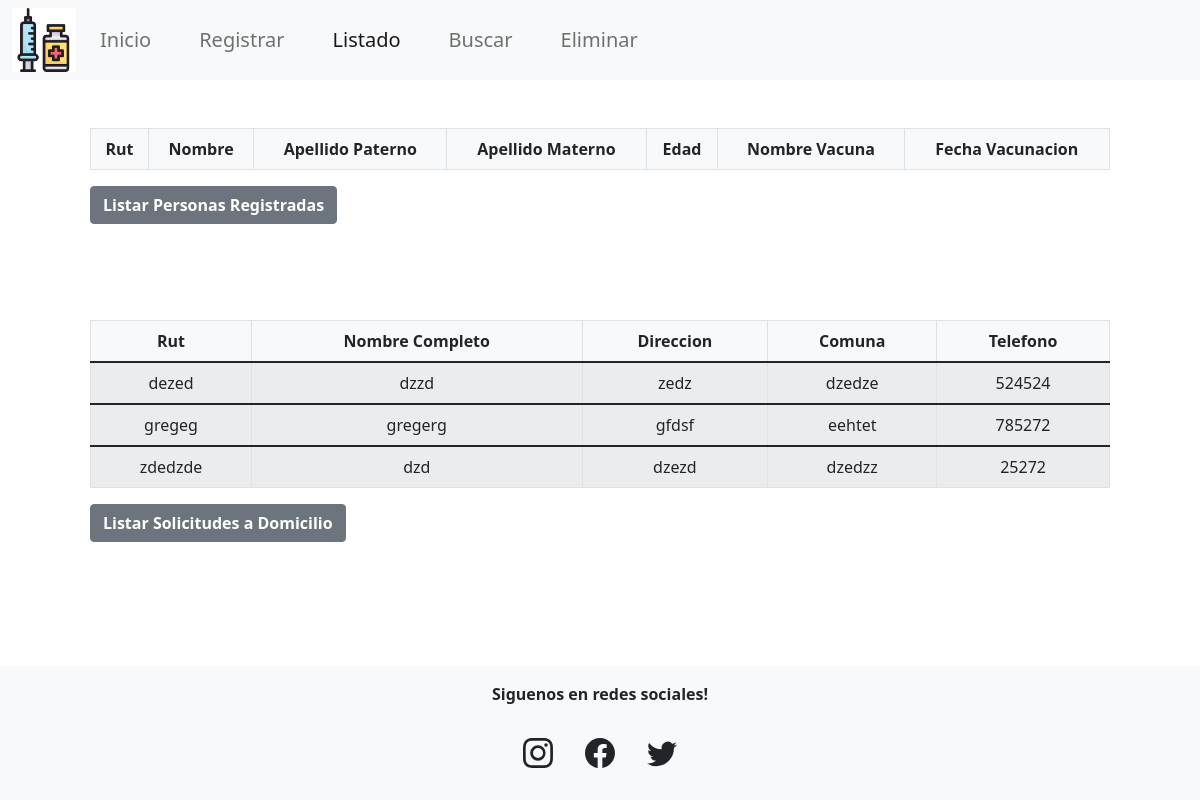
Screenshot of /listar_domicilios/ with the database file from the repository.
### app_gestion/models.py (models this page shows)
class Vac_Domicilio(models.Model):
    rut=models.CharField(max_length=10)
    nombre_completo=models.CharField(max_length=30)
    direccion=models.CharField(max_length=100)
    comuna=models.CharField(max_length=30)
    telefono=models.IntegerField()

### app_gestion/views.py (the view)
# urls.py: path('listar_domicilios/', views.listar_domicilios),
def listar_domicilios(request):
    datos = Vac_Domicilio.objects.all()
    return render(request, "listar.html",{'Vac_Domicilios':datos})

### app_gestion/templates/listar.html (shortened to what this page needs)
{% load static %}
<!DOCTYPE html>
<html lang="en">
<head>
    <link rel="stylesheet" href="{% static '/css/estilos.css' %}" type="text/css">
    <link href="https://cdn.jsdelivr.net/npm/bootstrap@5.1.3/dist/css/bootstrap.min.css" rel="stylesheet">
</head>
<body id="bg" style="background-image: url('{% static 'img/body_background.jpg' %}')">
  <header>
    <nav class="container-fluid navbar navbar-expand-lg navbar-light bg-light">
        <img src="{% static 'img/logo.png' %}" height="64" width="64" alt="">
        <div class="collapse navbar-collapse" id="navbarSupportedContent">
            <ul class="navbar-nav me-auto mb-2 mb-lg-0">
                <li class="nav-item px-3 lead">
                    <a class="nav-link"  href="/index/">Inicio</a>
                </li>
                <li class="nav-item px-3 lead">
                    <a class="nav-link" href="/ingresar_persona/">Registrar</a>
                </li>
                <li class="nav-item px-3 lead">
                    <a class="nav-link active" href="/listar/">Listado</a>
                </li>
                <li class="nav-item px-3 lead">
                    <a class="nav-link" aria-current="page" href="/busqueda_personas/">Buscar</a>
                </li>
                <li class="nav-item px-3 lead">
                  <a class="nav-link" aria-current="page" href="/eliminar_personas/">Eliminar</a>
              </li>
            </ul>
        </div>
    </nav>
  </header>
    <div class="container">
      <div class="row">
        <div class="col-lg-12">
          <form action="/listar_personas/" method="get" class="p-5">
            <div class="table-responsive">
              <table class="table table-striped table-bordered table-condensed bg-light" style="width:100%">
                <thead class="text-center">
                    <th>Rut</th>
                    <th>Nombre</th>
                    <th>Apellido Paterno</th>
                    <th>Apellido Materno</th>
                    <th>Edad</th>
                    <th>Nombre Vacuna</th>
                    <th>Fecha Vacunacion</th>
                </thead>
              </table>
            </div>
            <div class="col-auto">
              <button type="submit" class="btn btn-secondary boton">Listar Personas Registradas</button>
            </div>
        </form>
        </div>
      </div>
    </div>
        <div class="container">
            <div class="row">
              <div class="col-lg-12">
                <form action="/listar_domicilios/" method="get" class="p-5">
                  <div class="table-responsive">
                    <table class="table table-striped table-bordered table-condensed bg-light" style="width:100%">
                      <thead class="text-center">
                          <th>Rut</th>
                          <th>Nombre Completo</th>
                          <th>Direccion</th>
                          <th>Comuna</th>
                          <th>Telefono</th>
                      </thead>
                      {% if Vac_Domicilios %}
                      {% for vac in Vac_Domicilios %}
                      <tbody>
                          <tr>
                              <td><div class="text-center">{{vac.rut}}</div></td>
                              <td><div class="text-center">{{vac.nombre_completo}}</div></td>
                              <td><div class="text-center">{{vac.direccion}}</div></td>
                              <td><div class="text-center">{{vac.comuna}}</div></td>
                              <td><div class="text-center">{{vac.telefono}}</div></td>
                          </tr>
                      </tbody>
                      {% endfor %}
                      {% endif %}
                    </table>
                  </div>
                  <div class="col-auto">
                    <button type="submit" class="btn btn-secondary boton">Listar Solicitudes a Domicilio</button>
                  </div>
              </form>
              </div>
            </div>
          </div>
  <footer class="container-fluid bg-light p-3">
    <p class="text-center fw-bold">Siguenos en redes sociales!</p>
    <div class="d-flex justify-content-center p-3">
        <a href="https://www.instagram.com" class="px-3 text-dark">
        <a href="https://www.facebook.com" class="px-3 text-dark">
        </a>
        <a href="https://www.twitter.com" class="px-3 text-dark">
        </a>
        </div>
</footer>
</html>

### app_gestion/static/css/estilos.css (style rules this page uses)
#bg { background-repeat: no-repeat; background-position: top; background-size: cover; background-attachment: fixed; }
.boton { background: #222A3F; padding: 10px; font-size: 16px; font-weight: 700 !important; color: white; }
footer { position:fixed; left:0px; bottom:0px; }

### rows the page displays
Vac_Domicilio: rut "dezed", nombre_completo "dzzd", direccion "zedz", comuna "dzedze", telefono "524524"
Vac_Domicilio: rut "gregeg", nombre_completo "gregerg", direccion "gfdsf", comuna "eehtet", telefono "785272"
Vac_Domicilio: rut "zdedzde", nombre_completo "dzd", direccion "dzezd", comuna "dzedzz", telefono "25272"
